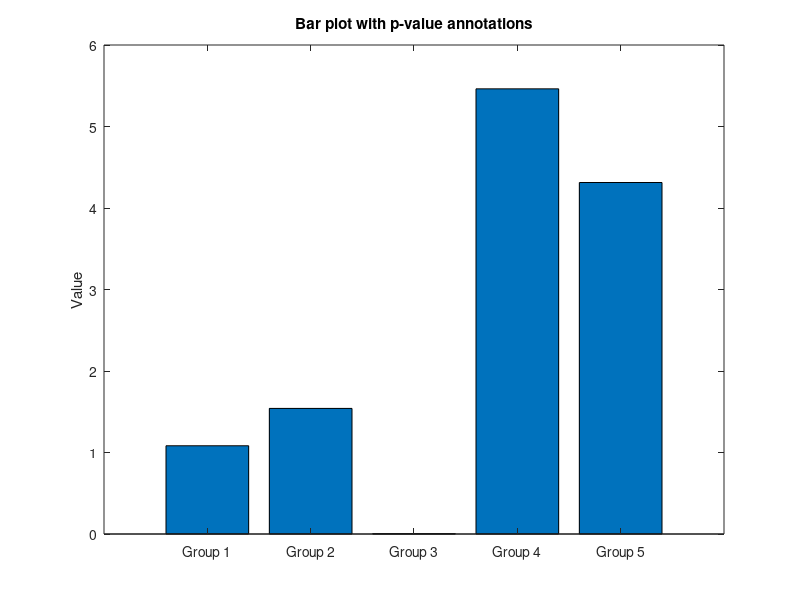

This chart was generated by the following MATLAB code: (Note: this script raises an error after producing the figure.)
% Sample data for two groups
group1 = randn(10, 1) + 1; % Random data centered around 1
group2 = randn(10, 1) + 2; % Random data centered around 2
group3 = randn(10, 1);
group4 = randn(10, 1) + 5;
group5 = randn(10, 1) + 5;

figure;
bar_data = [mean(group1), mean(group2), mean(group3), mean(group4), mean(group5)]; % Use mean values for the bar heights
bar(bar_data);
set(gca, 'XTickLabel', {'Group 1', 'Group 2', 'Group 3', 'Group 4', 'Group 5'});
ylabel('Value');
title('Bar plot with p-value annotations');
% Perform a t-test to get the p-value
[~, pval(1)] = ttest2(group1, group2);
[~, pval(2)] = ttest2(group1, group3);
[~, pval(3)] = ttest2(group1, group4);
[~, pval(4)] = ttest2(group1, group5);
[~, pval(5)] = ttest2(group2, group3);
[~, pval(6)] = ttest2(group2, group4);
[~, pval(7)] = ttest2(group2, group5);
[~, pval(8)] = ttest2(group3, group4);
[~, pval(9)] = ttest2(group3, group5);
[~, pval(10)] = ttest2(group4, group5);
% Assuming we're working with the current axes
ax = gca;
% Add the p-value to the plot
% Here we assume that the p-value should appear at y = 3, change this value as needed for your plot.
% x-coordinates (1 and 2) correspond to the bar centers.
prettify_pvalues(ax, [1,1,1,1,2,2,2,3,3,4], [2,3,4,5,3,4,5,4,5,5], pval);
prettify_plot;